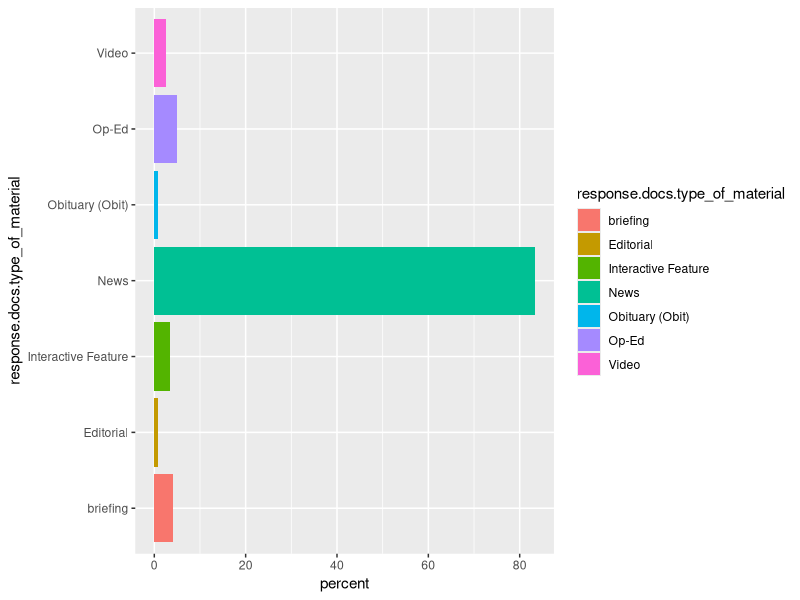
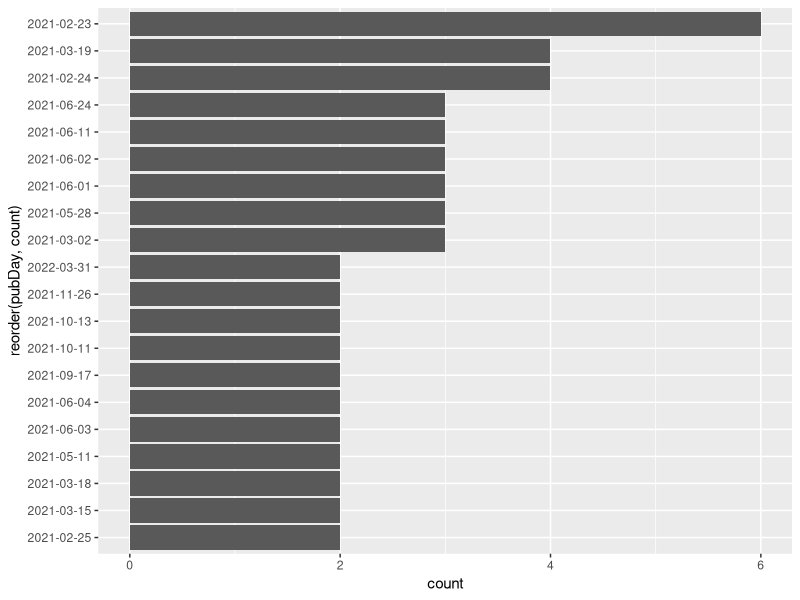
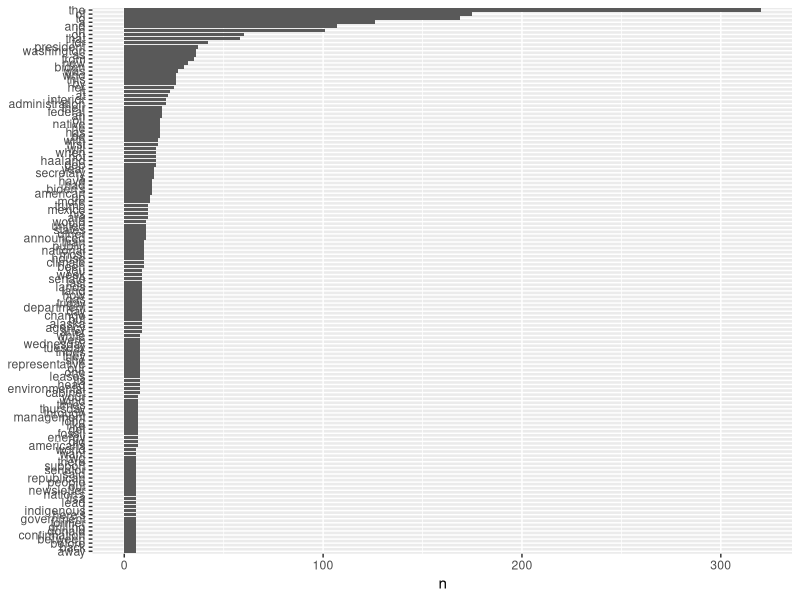
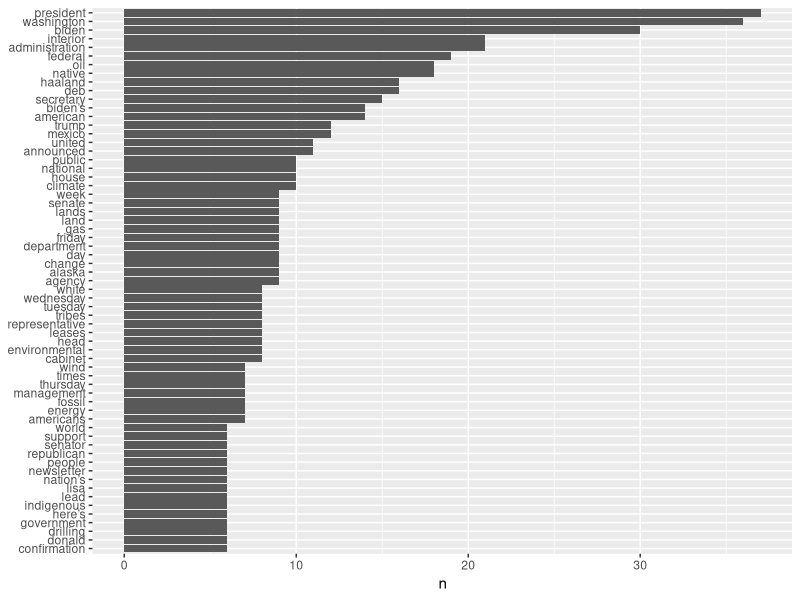

The R source for these figures, in order:
## ---- chunk 1
knitr::opts_chunk$set(echo = TRUE)
## ---- chunk 2
library(jsonlite) #convert results from API queries into R-friendly formats 
library(tidyverse) 
library(tidytext) #text data management and analysis
library(ggplot2) #plot word frequencies and publication dates
## ---- chunk 3
term <- "Haaland" # Need to use + to string together separate words
begin_date <- "20210120"
end_date <- "20220401"

#construct the query url using API operators
baseurl <- paste0("http://api.nytimes.com/svc/search/v2/articlesearch.json?q=",term,
                  "&begin_date=",begin_date,"&end_date=",end_date,
                  "&facet_filter=true&api-key=","NTKBHbsb6XFEkGymGumAiba7n3uBvs8V", sep="")

#examine our query url
baseurl
## ---- chunk 4
nytDat <- read.csv("nytDat.csv")

nytDat %>% 
  group_by(response.docs.type_of_material) %>%
  summarize(count=n()) %>%
  mutate(percent = (count / sum(count))*100) %>%
  ggplot() +
  geom_bar(aes(y=percent, x=response.docs.type_of_material, fill=response.docs.type_of_material), stat = "identity") + coord_flip()
## ---- chunk 5
nytDat %>%
  mutate(pubDay=gsub("T.*","",response.docs.pub_date)) %>%
  group_by(pubDay) %>%
  summarise(count=n()) %>%
  filter(count >= 2) %>%
  ggplot() +
  geom_bar(aes(x=reorder(pubDay, count), y=count), stat="identity") + coord_flip()
## ---- chunk 6

names(nytDat)
paragraph <- names(nytDat)[6] #The 6th column, "response.doc.lead_paragraph", is the one we want here.  
tokenized <- nytDat %>%
  unnest_tokens(word, paragraph)

tokenized %>%
  count(word, sort = TRUE) %>%
  filter(n > 5) %>% #illegible with all the words displayed
  mutate(word = reorder(word, n)) %>%
  ggplot(aes(n, word)) +
  geom_col() +
  labs(y = NULL)
## ---- chunk 7

data(stop_words)

tokenized <- tokenized %>%
  anti_join(stop_words)

tokenized %>%
  count(word, sort = TRUE) %>%
  filter(n > 5) %>%
  mutate(word = reorder(word, n)) %>%
  ggplot(aes(n, word)) +
  geom_col() +
  labs(y = NULL)
